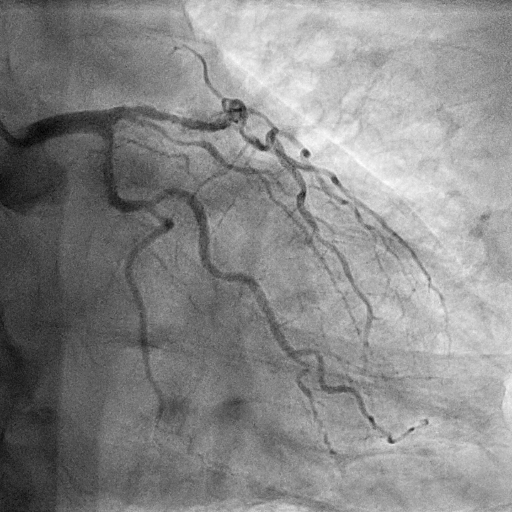
#> input picture exports/dicom-data/frame25.png, 512 x 512 px, found by its file name
$ python _clahe_demo.py
#> lines starting #> are read from the running program, lines starting #| are printed output that depends on the picture
import cv2 as cv
import numpy as npy
from matplotlib import pyplot as plt

# File path to source image
file:str = "./exports/dicom-data/frame25.png"

# Read source image as grayscale
src:cv.Mat = cv.imread(file, cv.IMREAD_GRAYSCALE)
#> src is the input picture: shape (512, 512); min 0, max 255, mean 136.9

# Create the CLAHE object with clipLimit of 2, and kernel size of 8x8
clahe:cv.CLAHE = cv.createCLAHE(clipLimit=2, tileGridSize=(8,8))

# Apply CLAHE to source matrix
dst:cv.Mat = clahe.apply(src)
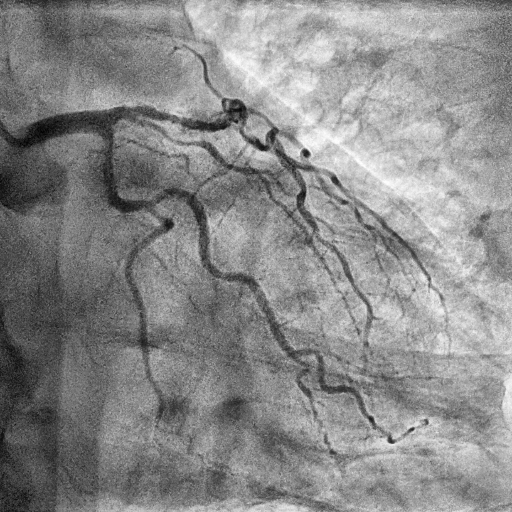
#> dst: shape (512, 512); min 1, max 255, mean 137.5

src_hist = cv.calcHist([src], [0], None, [256], [0,256])
#> src_hist = 256 values, max 6488 at index 163, min 0 at index 2, mean 1024

dst_hist = cv.calcHist([dst], [0], None, [256], [0,256])
#> dst_hist = 256 values, max 2333 at index 152, min 0 at index 0, mean 1024
cv.imshow("Source - Frame 25", src)
plt.title("Histogram of Source Image @ Frame 25", fontsize=25)
plt.xlabel('Pixel Intensity', fontsize=20)
plt.ylabel('Frequency', fontsize=20)
plt.bar(npy.arange(256), src_hist[:,0], color='black', width=1)
plt.xticks(fontsize=18)
plt.yticks(fontsize=18)
plt.xlim([0,256])
plt.show()
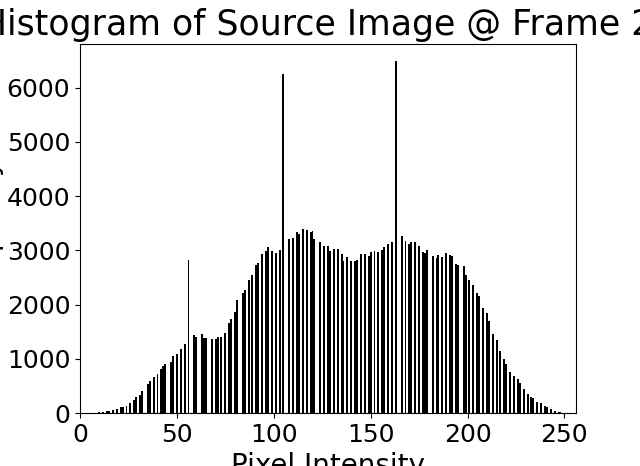
#> figure drawn by matplotlib, 1 panel; tallest bar 6488 high, from x = 162.5 to 163.5
cv.waitKey(0)

cv.imshow("CLAHE - Frame 25", dst)
plt.title("Histogram of CLAHE Image @ Frame 25", fontsize=25)
plt.xlabel('Pixel Intensity', fontsize=20)
plt.ylabel('Frequency', fontsize=20)
plt.bar(npy.arange(256), dst_hist[:,0], color='black', width=1)
plt.xticks(fontsize=18)
plt.yticks(fontsize=18)
plt.xlim([0,256])
plt.show()
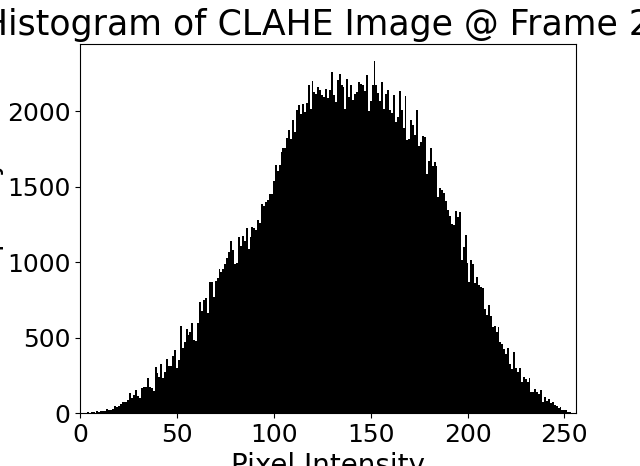
#> figure drawn by matplotlib, 1 panel; tallest bar 2333 high, from x = 151.5 to 152.5
